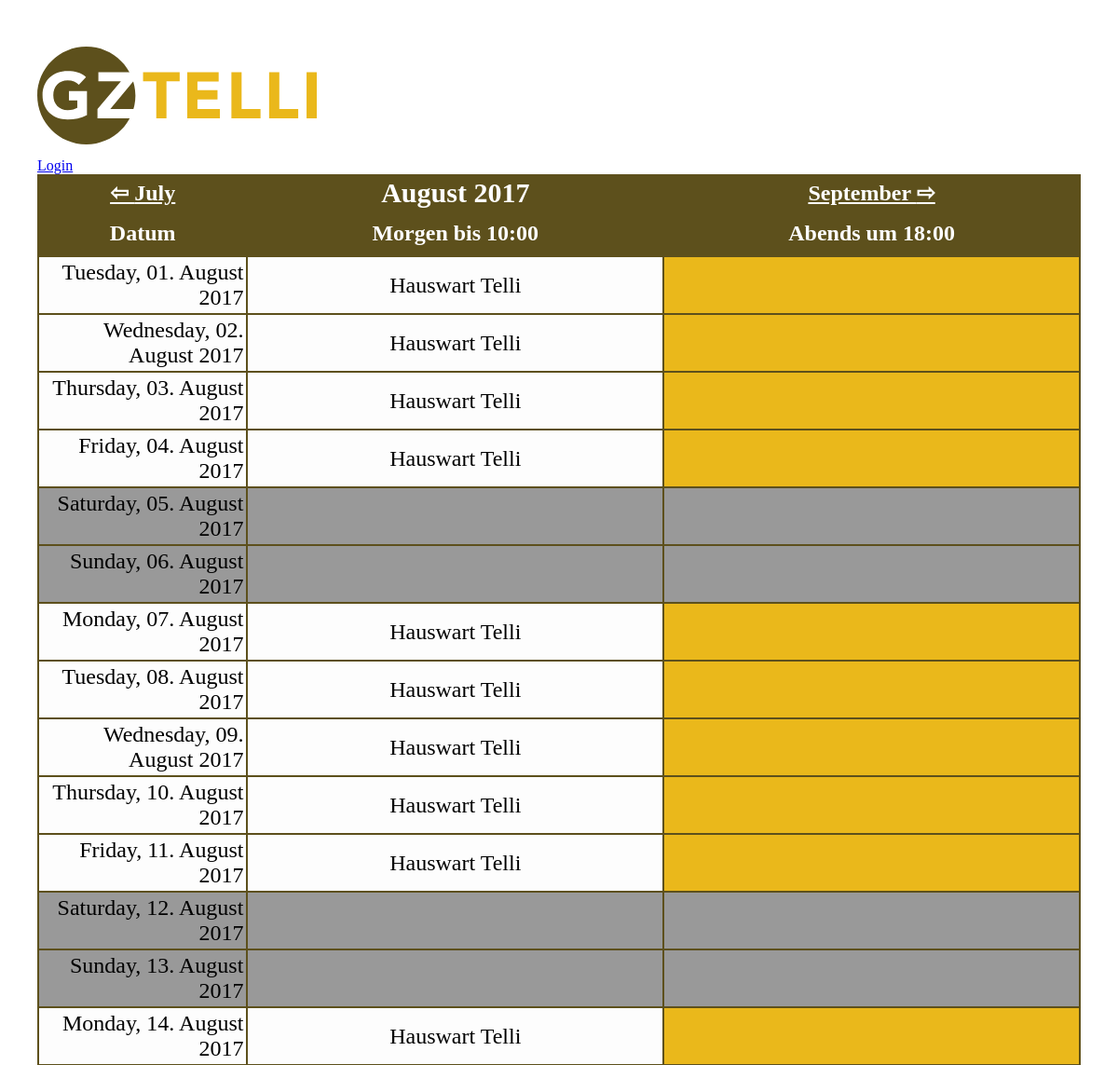
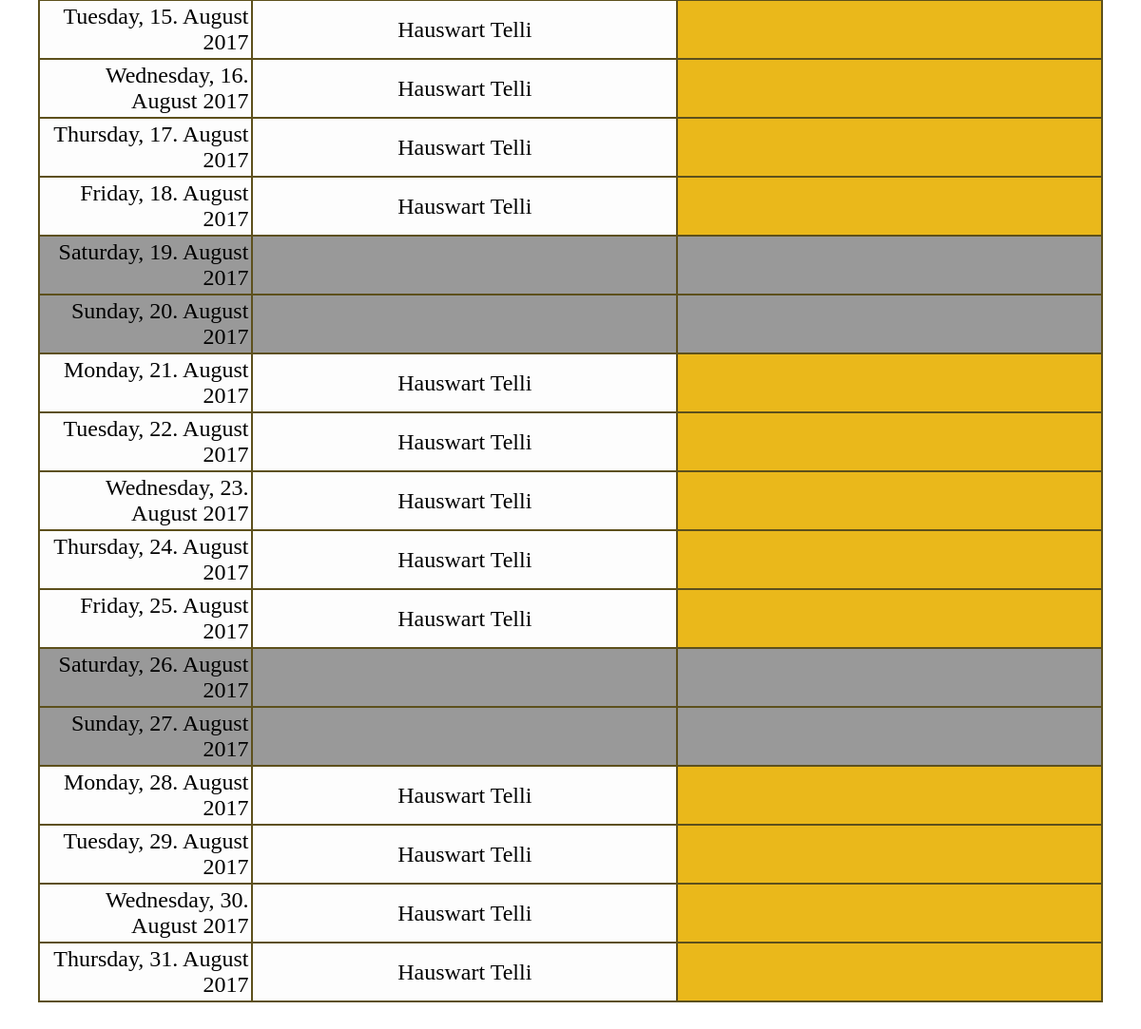
The page / on the database its author committed (2 pictures, top to bottom).
### tables this page shows
CREATE TABLE IF NOT EXISTS `basketball` (
  `id` SMALLINT NOT NULL AUTO_INCREMENT,
  `datum` DATE NOT NULL UNIQUE,
  `morgen` text NOT NULL,
  `abends` text NOT NULL,
  PRIMARY KEY (id)
);

### dbcontroller.php (called while the page is built, shortened)
<?php
class DBController {
	private $host = "localhost";
	private $user = "marcland_telli";
	private $password = "qayxswedc$";
	private $database = "marcland_telli";
	private $db;
	function __construct() {
		$this->db = $this->connectDB();
	}
	function connectDB() {
		$db = new PDO('mysql:host='.$this->host.';dbname='.$this->database.';charset=utf8mb4',$this->user, $this->password);
		$db->setAttribute(PDO::ATTR_ERRMODE, PDO::ERRMODE_EXCEPTION);
		$db->setAttribute(PDO::ATTR_EMULATE_PREPARES, false);
		return $db;
	}
	function runQuery($query) {
		$pdoStatement = $this->db->query($query);
		$resultset = $pdoStatement->fetchAll();
		if(!empty($resultset))
		return $resultset;
	}
}
?>

### index.php (the view, shortened to what this page needs)
<?php
require_once("dbcontroller.php");
$db_handle = new DBController();
$sql = "SELECT * from basketball";
$faq = $db_handle->runQuery($sql);
if(isset($_GET["monat"]))
$monat = $_GET["monat"];
else $monat=date(m);
if(isset($_GET["jahr"]))
$jahr = $_GET["jahr"];
else $jahr=date(Y);
?>
<!doctype html>
<html>
    <head>
          <link rel="stylesheet" type="text/css" href="./style.css" target="_blank">
    </head>
    <body>
<div style="margin-top: 10px; margin-bottom: 10px;> <a title="Home" href="https://gztelli.ch"><img src="./gztelli.svg" alt="GZ Telli" width=300> </a> </div>
<?php
if(!isset($_SESSION['user']))
       {
          echo "<a href='login.php'> Login</a> ";
       }
else
{
          echo '<a href=\'logout.php\'> Logout</a> <a href="./index.php">[Heute]</a> <a href="./log.php">[Änderungsprotokoll]</a>';
}
?>
	   <table class="tbl-qa">
		  <thead>
                          <tr> <th><a style="color:white" href="index.php<?php if ($monat==1) echo "?monat=12&jahr=".($jahr-1).'"';
                                                           else echo "?monat=".($monat-1)."&jahr=".$jahr.'"'; ?>>
                                   ⇦ <?php $dateObj   = DateTime::createFromFormat('!m', $monat-1); echo $dateObj->format('F'); ?></a></th>
                               <th style="font-size: 30px; color: white;"><?php $dateObj   = DateTime::createFromFormat('!m', $monat); echo $dateObj->format('F'); echo " $jahr" ?></th>
                               <th><a style="color:white" href="index.php<?php if ($monat>11) echo "?monat=1&jahr=".($jahr+1).'"';
                                                           else echo "?monat=".($monat+1)."&jahr=".$jahr.'"'; ?>>
                                     <?php $dateObj   = DateTime::createFromFormat('!m', $monat+1); echo $dateObj->format('F'); ?> ⇨</a></th>
                          </tr>
			  <tr>
				<th class="table-header" style="color: white;" width="20%">Datum</th>
				<th class="table-header" style="color: white;" width="40%">Morgen bis 10:00</th>
				<th class="table-header" style="color: white;" width="40%">Abends um 18:00</th>
			  </tr>
		  </thead>
		  <tbody>
		<?php
		  foreach($faq as $k=>$v)
                  {
                    $frei=false;
                    if ($faq[$k]["datum"]>sprintf("%04d-%02d-%02d", $jahr, $monat, "0"))
                    {
                      if ($faq[$k]["datum"]<sprintf("%04d-%02d-%02d", $jahr, $monat, "32"))
                      {
		?>
			  <tr class="table-row">
                                   <?php
                                         if (strftime("%A", strtotime($faq[$k]["datum"]))==strftime("%A", strtotime("2017-08-26"))) $frei=true;
                                         if (strftime("%A", strtotime($faq[$k]["datum"]))==strftime("%A", strtotime("2017-08-27"))) $frei=true; ?>
				<td class="date"  <?php if($frei) echo "style=\"background-color:#999;\"";  ?>
                                  <?php if ($faq[$k]["datum"]==date("Y-m-d")) echo "style=\"background-color:#0FF;\"";  ?> >
                                    <?php echo strftime("%A, %d. %B %Y", strtotime($faq[$k]["datum"])); ?>
                                </td>
<?php
 if (isset($_SESSION['user']))
                    {
 ?>
				<td contenteditable="true"
                                  <?php if ((!$frei)&&($faq[$k]["morgen"] == "")) echo "style=\"background-color:#eab81b;\""?>
                                  <?php if ($frei) echo "style=\"background-color:#999;\"";  ?>
                                  <?php if ($faq[$k]["datum"]==date("Y-m-d")) echo "style=\"background-color:#0FF;\""?>
                                  onBlur="saveToDatabase(this,'morgen','<?php echo $faq[$k]["id"]; ?>')"
                                  onClick="showEdit(this);">
                                    <?php if (!$frei) echo $faq[$k]["morgen"]; ?>
                                </td>
				<td contenteditable="true"
                                  <?php if ((!$frei)&&($faq[$k]["abends"] == "")) echo "style=\"background-color:#eab81b;\""?>
                                  <?php if ($frei) echo "style=\"background-color:#999;\"";  ?>
                                  <?php if ($faq[$k]["datum"]==date("Y-m-d")) echo "style=\"background-color:#0FF;\""?>
                                  onBlur="saveToDatabase(this,'abends','<?php echo $faq[$k]["id"]; ?>')" onClick="showEdit(this);">
                                    <?php if (!$frei) echo $faq[$k]["abends"]; ?>
                                </td>
			  </tr>
 <?php
                     }
 else
                     {
   ?>
				<td
                                  <?php if ((!$frei)&&($faq[$k]["morgen"] == "")) echo "style=\"background-color:#eab81b;\""?>
                                  <?php if ($frei) echo "style=\"background-color:#999;\"";  ?>
                                  <?php if ($faq[$k]["datum"]==date("Y-m-d")) echo "style=\"background-color:#0FF;\""?> >
                                    <?php if (!$frei) echo $faq[$k]["morgen"]; ?>
                                </td>
				<td
                                  <?php if ((!$frei)&&($faq[$k]["abends"] == "")) echo "style=\"background-color:#eab81b;\""?>
                                  <?php if ($frei) echo "style=\"background-color:#999;\"";  ?>
                                  <?php if ($faq[$k]["datum"]==date("Y-m-d")) echo "style=\"background-color:#0FF;\""?> >
                                </td>
			  </tr>
 <?php
		      }
                    }
                 }
              }
   ?>
		  </tbody>
		</table>
    </body>
</html>

### style.css (style rules this page uses)
body { padding: 40px; margin: auto; }
.tbl-qa { width: 100%; font-size:1.5em; color: black; background-color: #5d501c; text-align:center; }
.tbl-qa th.table-header { padding: 5px; text-align: left; padding:10px; text-align:center; }
.tbl-qa .table-row td { padding:3px; background-color: #FDFDFD; }
.date { text-align:right; }

### rows shown on the page
basketball: datum "Tuesday, 01. August 2017", morgen "Hauswart Telli"
basketball: datum "Wednesday, 02. August 2017", morgen "Hauswart Telli"
basketball: datum "Thursday, 03. August 2017", morgen "Hauswart Telli"
basketball: datum "Friday, 04. August 2017", morgen "Hauswart Telli"
basketball: datum "Saturday, 05. August 2017"
basketball: datum "Sunday, 06. August 2017"
basketball: datum "Monday, 07. August 2017", morgen "Hauswart Telli"
basketball: datum "Tuesday, 08. August 2017", morgen "Hauswart Telli"
basketball: datum "Wednesday, 09. August 2017", morgen "Hauswart Telli"
basketball: datum "Thursday, 10. August 2017", morgen "Hauswart Telli"
basketball: datum "Friday, 11. August 2017", morgen "Hauswart Telli"
basketball: datum "Saturday, 12. August 2017"
basketball: datum "Sunday, 13. August 2017"
basketball: datum "Monday, 14. August 2017", morgen "Hauswart Telli"
basketball: datum "Tuesday, 15. August 2017", morgen "Hauswart Telli"
basketball: datum "Wednesday, 16. August 2017", morgen "Hauswart Telli"
basketball: datum "Thursday, 17. August 2017", morgen "Hauswart Telli"
basketball: datum "Friday, 18. August 2017", morgen "Hauswart Telli"
basketball: datum "Saturday, 19. August 2017"
basketball: datum "Sunday, 20. August 2017"
basketball: datum "Monday, 21. August 2017", morgen "Hauswart Telli"
basketball: datum "Tuesday, 22. August 2017", morgen "Hauswart Telli"
basketball: datum "Wednesday, 23. August 2017", morgen "Hauswart Telli"
basketball: datum "Thursday, 24. August 2017", morgen "Hauswart Telli"
basketball: datum "Friday, 25. August 2017", morgen "Hauswart Telli"
basketball: datum "Saturday, 26. August 2017"
basketball: datum "Sunday, 27. August 2017"
basketball: datum "Monday, 28. August 2017", morgen "Hauswart Telli"
basketball: datum "Tuesday, 29. August 2017", morgen "Hauswart Telli"
basketball: datum "Wednesday, 30. August 2017", morgen "Hauswart Telli"
basketball: datum "Thursday, 31. August 2017", morgen "Hauswart Telli"

### other values the page prints
$dateObj->format('F') "July"
$dateObj->format('F') "August"
$jahr "2017"
$dateObj->format('F') "September"
